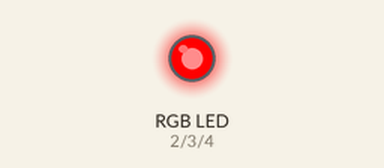
This sketch was run on a simulated Arduino Uno, built with avr-gcc and run on an emulated ATmega328P. Parts: an RGB LED mixed from three pins (HIGH = lit).

Above: at 0.1 s.
Timing chart, 0 to 1.6 s (numbered marks = the images above):
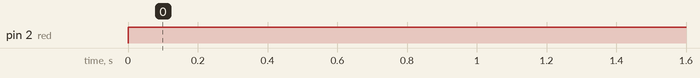

The sketch:

led_test.ino
```cpp
/*
Author: Keertikumar Kubareea
Testin the RGB LED module with 3 pins
Digital pin 2 -> red pin on module
Digital pin 3 -> green pin on module
Digital pin 4 -> blue pin on module
*/

int red = 2;
int green = 3;
int blue = 4;

void setup(){
    Serial.begin(115200);

    pinMode(red, OUTPUT);
    pinMode(green, OUTPUT);
    pinMode(blue, OUTPUT);

}

void loop(){
    //LED displays only RED colour
    digitalWrite(red, HIGH);
    digitalWrite(green, LOW);
    digitalWrite(blue, LOW);
}
```

Measured:
- by itself, pin 2 (red): LOW → HIGH at 0.00 s
